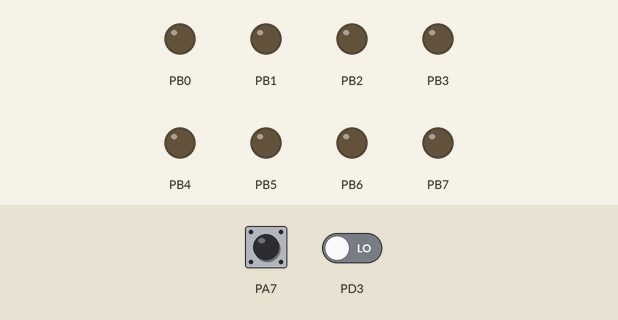
Recording of a program running on a simulated ATmega16, built with avr-gcc and emulated at 8 MHz. On the bench: output pins drawn as LEDs (lit = HIGH). Dashed ring = blinking. Inputs (shaded band) come from the test bench; at power-on: PD3 LOW, PA7 LOW.

Above: at 1.2 s.
1.3 s: PD3 driven HIGH
At 1.7 s:
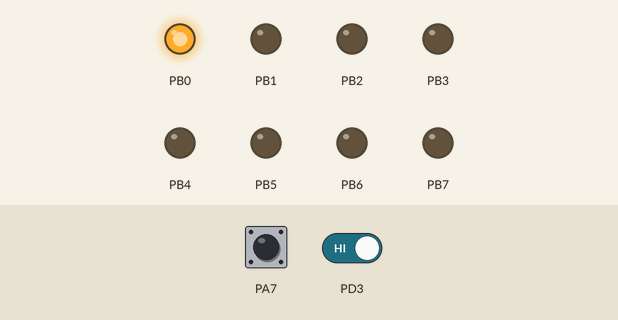
2.8 s: PA7 pulsed HIGH 5 times (0.12 s each, 0.3 s apart)
At 3.3 s:
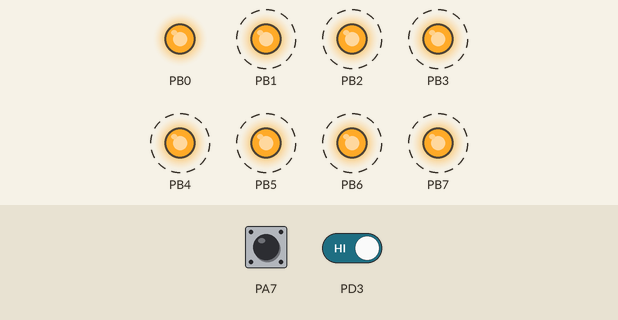
Timing chart, 0 to 10.1 s (numbered marks = the images above; inputs shaded):
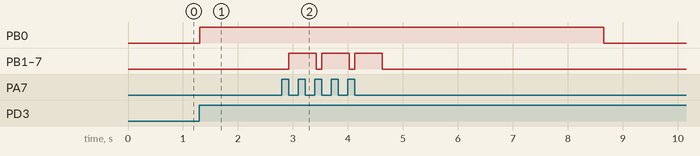

Measured:
- after the input at 1.3 s, PB0: LOW → HIGH at once
- after the input at 2.8 s, PB0: HIGH → LOW after 5.8 s instead of 2.5 s; PB1–7: alternates HIGH for 0.50 s and LOW for 0.10 s, 6 changes in all, then stays LOW, starting after 0.12 s

The program:

main.c
```c
/*
 * ex3c_lab2.c
 *
 * Created: 25/10/2019 12:33:02 πμ
 * Author : Superminiala
 */


#define F_CPU 8000000UL  // 8 MHz
#include <avr/io.h>
#include <avr/interrupt.h>
#include <util/delay.h>

volatile unsigned char temp;

ISR(INT1_vect){
	do{
		GIFR = (1<<INTF1);
		_delay_ms(5);
		temp = GIFR;

	}while((temp & 0x80) == 0x80);
	/*GIFR = (0<<INTF1);*/
	if((PORTB & 0x01) == 0x00)
	{
		TCNT1=0x8526;
		PORTB=0x01;
	}
	else if((PORTB & 0x01) == 0x01)
	{
		PORTB = 0XFF;
		_delay_ms(500);
		TCNT1 = 0x8526;
		PORTB = 0x01;
	}


}

ISR(TIMER1_OVF_vect)
{
	PORTB = 0x00;
}


int main(void){
	MCUCR = (1<<ISC11)|(1<<ISC10);
	GICR  = (1<<INT1);
	TIMSK = (1<<TOIE1);
	TCCR1B =((1<<CS12)|(0<<CS11)|(1<<CS10));
	sei();

	DDRB  = 0xFF;
	DDRA  = 0x00;

	while(1){
		if((PINA & 0x80)==0x80){
			while((PINA & 0x80)== 0x80);
			if((PORTB & 0x01)==0x00)
			{
				TCNT1=0x8526;
				PORTB=0x01;
			}
			else if((PORTB & 0x01) == 0x01)
			{
				PORTB = 0xFF;
				_delay_ms(500);
				TCNT1 = 0X8526;
				PORTB = 0X01;
			}

		}
	}
	return 0;
}
```
